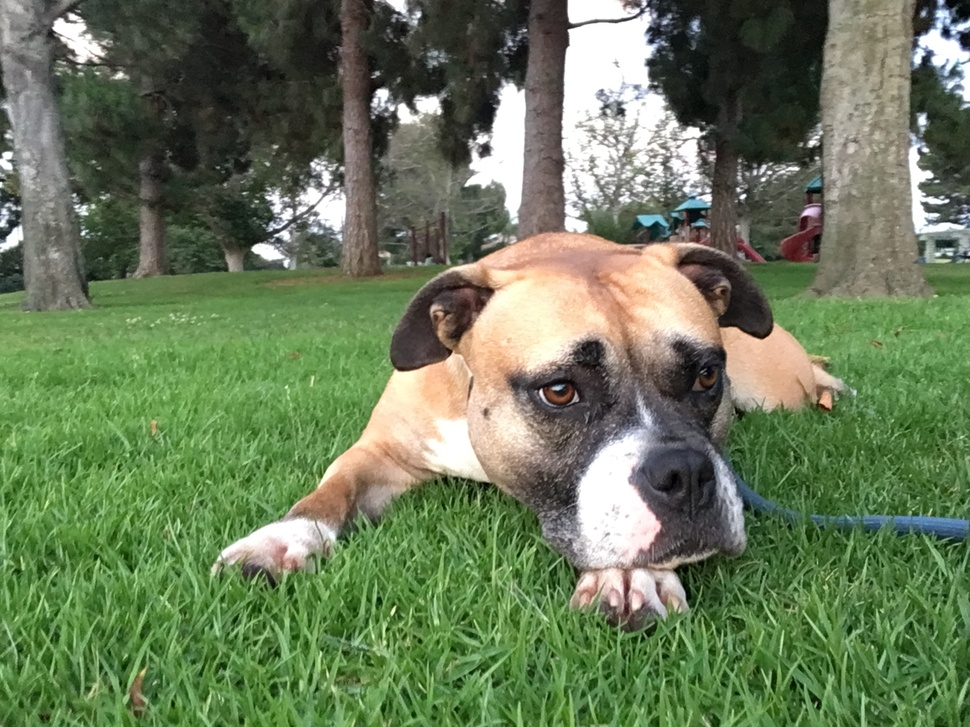
//> input picture grayscale/kaushik.jpg, 970 x 727 px, shrunk from 2576 x 1932 before the run
$ ./convert2gray   (built with g++ and OpenCV 4)
//> lines starting //> are read from the running program, lines starting //| are printed output that depends on the picture
#include<opencv2/opencv.hpp>
#include <iostream>
#include <math.h>


using namespace cv;
using namespace std;

void convert2gray(Mat, Mat);


int main()
{

    Mat src = imread("kaushik.jpg",CV_LOAD_IMAGE_COLOR);
//> src is the input picture: 727 rows x 970 cols, CV_8UC3; mean B, G, R 89.5, 123, 105.9

    Mat dst=Mat::zeros(src.rows, src.cols, CV_8UC1);

    convert2gray(src,dst);

    imwrite("graysally.jpg",dst);

    waitKey(0);
    exit(0);
    return 0;

}


//------------------------------------------------------------------------

void convert2gray(Mat src, Mat dst)
{


  int i, j;
  Vec3b intensity;
  uchar r, g, b;

  for (i=0; i<dst.rows; i++)
  {
   for (j=0; j<dst.cols; j++)
   {
    intensity = src.at<Vec3b>(i,j);
    b = intensity.val[0];
    g = intensity.val[1];
    r = intensity.val[2];
    dst.at<uchar>(i,j) = 0.299*r + 0.587*g + 0.114*b;
   }
  }
//> this loop made 727 passes
//> (b, g, r) on passes 1 to 3: (24, 30, 25), (23, 29, 24), (26, 30, 25)
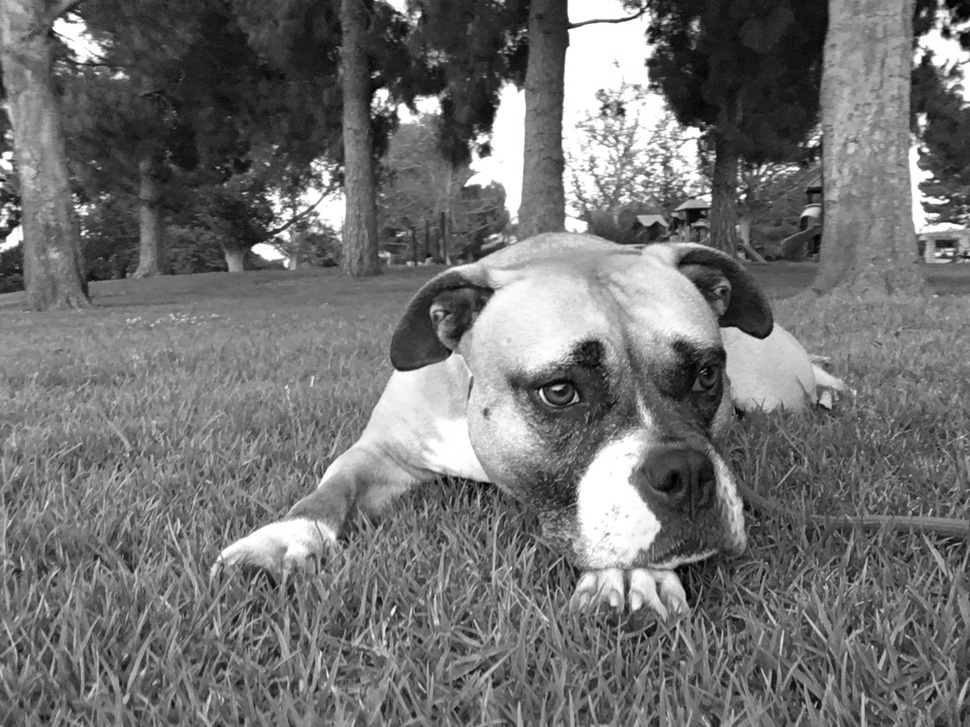
//> dst: 727 rows x 970 cols, CV_8UC1; min 0, max 255, mean 113.6
//> after the loop, intensity = [66, 118, 78]; b = 66; g = 118; r = 78
//> (the program exits here)
